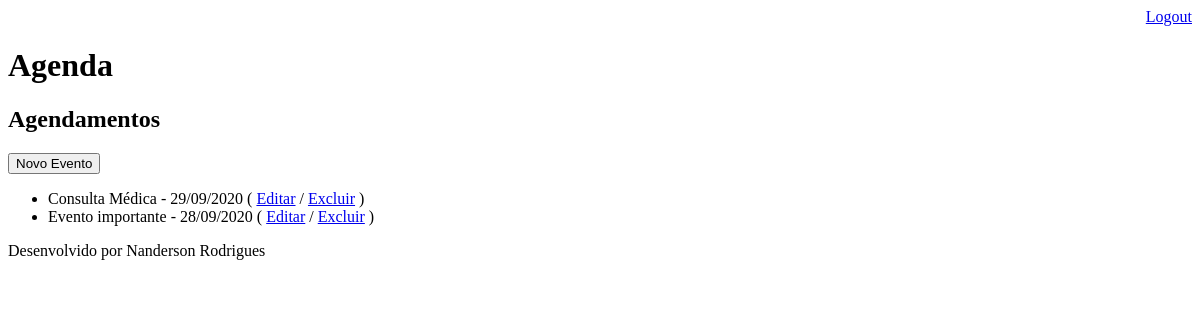
The page /agenda/ (signed in) on the database as committed earlier.
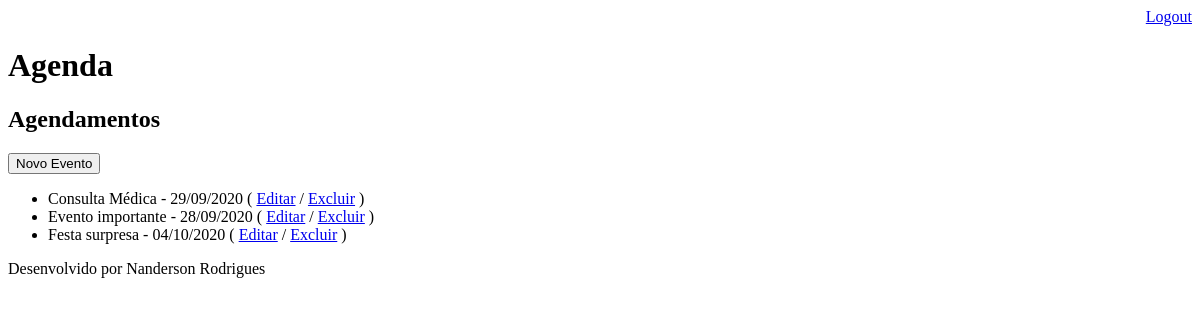
The same page on the database as committed later.
### core/models.py (models this page shows, shortened)
class Evento (models.Model):
    titulo = models.CharField(max_length=100)
    descricao = models.TextField(blank=True, null=True)
    data_evento = models.DateField()
    data_criacao = models.DateTimeField(auto_now=True)
    usuario = models.ForeignKey(User, on_delete=models.CASCADE)
    def get_data_evento (self) :
        return self.data_evento.strftime('%d/%m/%Y') #formato que foi aceito

### core/views.py (the view)
# urls.py: path('agenda/', views.lista_eventos),
@login_required(login_url='/login/')
def lista_eventos (request) :
    usuario = request.user
    data_atual = date.today()
    evento = Evento.objects.filter(usuario=usuario, data_evento__gt=data_atual) #__gt == '>'
    dados = {'eventos': evento}
    return render(request, 'agenda.html', dados)

### templates/agenda.html
{% extends "model-page.html" %}
{% block content %}
    <h2>Agendamentos</h2>
    <a href="evento/">
        <button type="button">Novo Evento</button>
    </a>
    <ul>
    {% for evento in eventos %}
        <li>{{ evento.titulo }} - {{ evento.get_data_evento }}
            ( <a href="evento/?id={{ evento.id }}">Editar</a> / <a href="evento/delete/{{ evento.id }}/">Excluir</a> )
        </li>
    {% endfor %}
    </ul>
{% endblock %}

Rows that differ between the two databases and show on the page:
added Evento: titulo "Festa surpresa", get_data_evento "04/10/2020"
